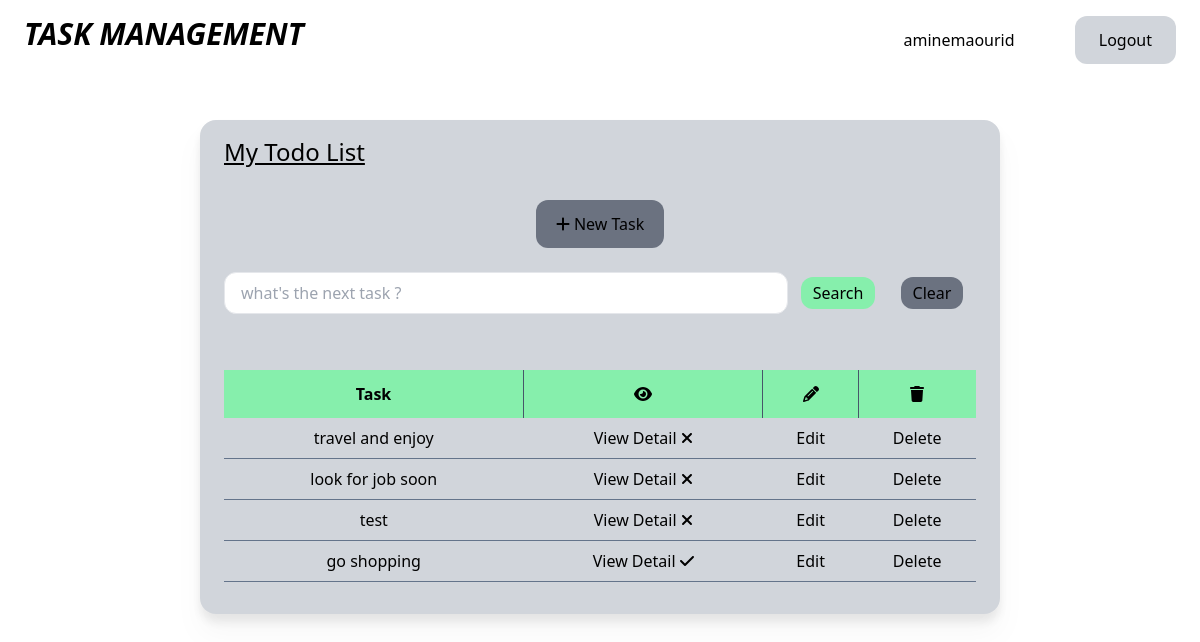
The app's page / (signed in), older data.
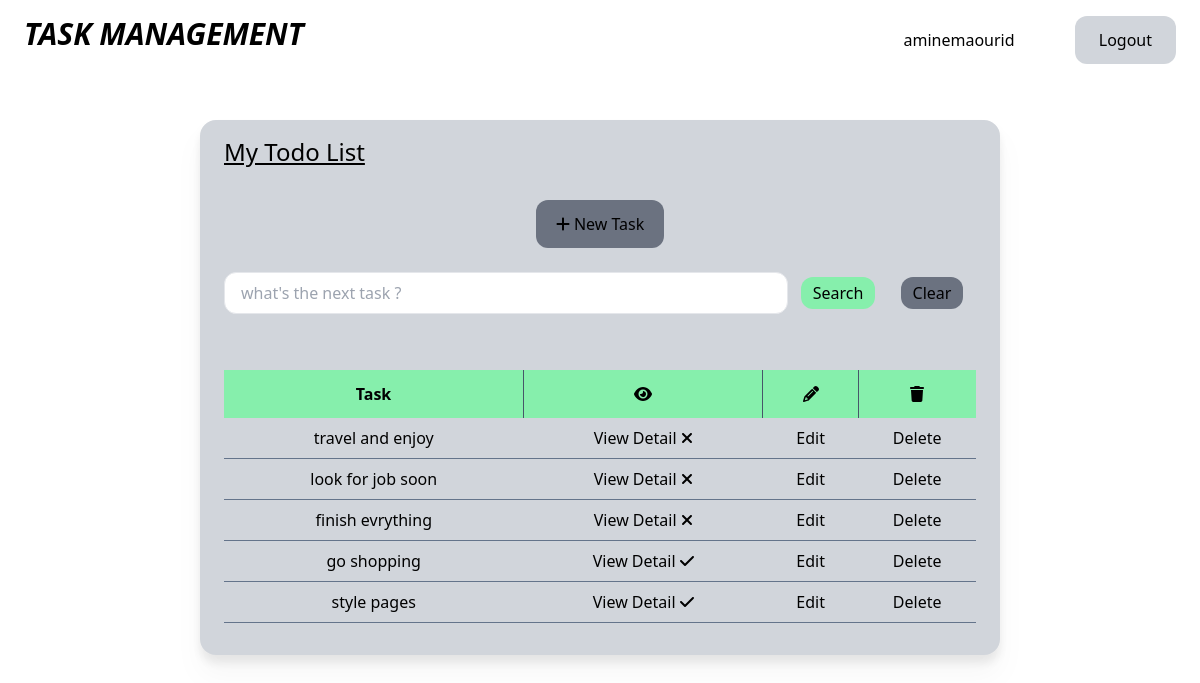
The same page, newer data.
### base/models.py (models this page shows, shortened)
class Task(models.Model) :
    user = models.ForeignKey(User, related_name='tasks', on_delete=models.CASCADE, null= True, blank=True)
    title = models.CharField(max_length=100)
    description = models.TextField(null=True, blank=True )
    complete = models.BooleanField(default=False)
    created_at = models.DateTimeField(auto_now_add= True)
    class Meta :
        ordering = ['complete']

### base/views.py (the view)
# urls.py: path('', TaskList.as_view(), name="tasks"),
class TaskList(LoginRequiredMixin, ListView) :
    model = Task
    context_object_name = 'tasks'
    def get_context_data(self, **kwargs) :
        context = super().get_context_data(**kwargs)
        context['tasks'] = context['tasks'].filter(user=self.request.user)
        context['count'] = context['tasks'].filter(complete=False)
        search_input = self.request.GET.get('search-area') or ''
        if search_input :
            context['tasks'] = context['tasks'].filter(title__icontains=search_input)
        context['search_input'] = search_input
        return context

### base/templates/base/task_list.html (shortened to what this page needs)
{% extends 'base/main.html' %}
{% block content %}
<h1 class="text-2xl underline mb-8">My Todo List</h1>
<button class="self-center rounded-xl py-3 px-5 bg-gray-500 hover:bg-gray-900 hover:text-white mb-6">
    <a href="{% url 'task-create' %}">
        <i class="fa-solid fa-plus"></i>
        New Task
    </a>
</button>
<form method="GET" class="flex items-center w-full justify-between mb-10">
    <input type='text' name="search-area" class="rounded-xl border pl-4 py-2 w-3/4"
    placeholder = "what's the next task ? "
     value={{ search_input }} ></input>
    <div class = "w-1/4 flex justify-around">
        <button class="px-3 py-1 bg-green-300 hover:bg-green-400 rounded-xl hover:text-white">
            <input type='submit' class="cursor-pointer" value="Search" />
        </button>
        <button  class="px-3 py-1 bg-gray-500 hover:bg-gray-400 rounded-xl hover:text-white">
            <a href="{% url 'tasks' %}">Clear</a>
        </button>
    </div>
</form>
<table class="table-auto px-3 py-3 my-4">
    <thead class="bg-green-300 mb-3">
        <tr>
            <th class="text-center px-3 py-3 border-r border-r-slate-600">Task</th>
            <th class="text-center px-3 py-3 border-r border-r-slate-600"><i class="fa-solid fa-eye"></i></th>
            <th class="text-center px-3 py-3 border-r border-r-slate-600"><i class="fa-solid fa-pencil"></i></th>
            <th class="text-center px-3 py-3"><i class="fa-solid fa-trash"></i></th>
        </tr>
    </thead>
    <tbody>
        {% for task in tasks %}
            <tr>
                <td class="text-center border-b border-b-slate-500 py-2">{{ task.title }} </td>
                <td class="text-center border-b border-b-slate-500 py-2">
                    <a href="{% url 'task' task.id %}" class="hover:text-lg hover:text-gray-700">
                        View Detail
                    </a>
                    {% if task.complete %}
                        <i class="fa-solid fa-check"></i>
                    {% else %}
                        <i class="fa-solid fa-xmark"></i>
                    {% endif %}
                </td>
                <td class="text-center border-b border-b-slate-500 py-2">
                    <a href="{% url 'task-update' task.id %}" class="hover:text-lg hover:text-gray-700">Edit</a>
                </td>
                <td class="text-center border-b border-b-slate-500 py-2">
                    <a href="{% url 'task-delete' task.id %}" class="hover:text-lg hover:text-gray-700">Delete</a>
                </td>
            </tr>
            {% empty %}
                <h3 class="text-2xl text-center mb-5">No corresponding Tasks found </h3>
        {% endfor %}
    </tbody>
</table>
{% endblock %}

### base/templates/base/main.html (shortened to what this page needs)
<!DOCTYPE html>
{% load static %}
<html>
    <head>
        <script src="https://cdn.tailwindcss.com"></script>
        <link href="{% static 'fontawesomefree/css/all.min.css' %}" rel="stylesheet" type="text/css">
    </head>
    </head>
    <body class="flex justify-center flex-col">
        <header class="flex justify-between px-6 py-4 mb-10">
            <h1 class="text-3xl font-bold italic">
                <a href="{% url 'login' %}">TASK MANAGEMENT</a>
            </h1>
            <div>
                {% if request.user.is_authenticated %}
                    {{ request.user }}
                    <button class="bg-gray-300 px-6 py-3 ml-14 rounded-xl hover:bg-gray-500 hover:text-white">
                        <a href="{% url 'logout' %}">Logout</a>
                    </button>
                {% else %}
                <button class="bg-gray-300 px-6 py-3 ml-14 rounded-xl hover:bg-gray-500 hover:text-white">
                    <a href="{% url 'login' %}">Login</a>
                </button>
                {% endif %}
            </div>
        </header>
        <div class="self-center w-2/3 bg-gray-300 rounded-2xl  px-6 py-4 flex flex-col drop-shadow-xl" >
            {% block content %}
            {% endblock %}
        </div>
    </body>
</html>

Row changes from the older to the newer data that the page shows:
removed Task: title "test", complete False (drawn)
added Task: title "finish evrything", complete False (drawn)
added Task: title "style pages", complete True (drawn)
